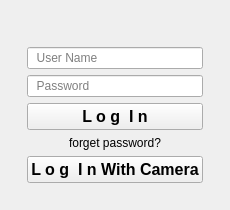
      <widget class="QWidget" name="login_page">
       <property name="sizePolicy">
        <sizepolicy hsizetype="Fixed" vsizetype="Fixed">
         <horstretch>0</horstretch>
         <verstretch>0</verstretch>
        </sizepolicy>
       </property>
       <layout class="QGridLayout" name="gridLayout_7">
        <property name="leftMargin">
         <number>0</number>
        </property>
        <property name="topMargin">
         <number>0</number>
        </property>
        <property name="rightMargin">
         <number>0</number>
        </property>
        <property name="bottomMargin">
         <number>0</number>
        </property>
        <property name="spacing">
         <number>0</number>
        </property>
        <item row="0" column="0">
         <widget class="QWidget" name="background0" native="true">
          <property name="sizePolicy">
           <sizepolicy hsizetype="Fixed" vsizetype="Expanding">
            <horstretch>0</horstretch>
            <verstretch>0</verstretch>
           </sizepolicy>
          </property>
          <layout class="QGridLayout" name="gridLayout_3">
           <item row="0" column="0">
            <widget class="QWidget" name="background1" native="true">
             <property name="sizePolicy">
              <sizepolicy hsizetype="Fixed" vsizetype="Expanding">
               <horstretch>0</horstretch>
               <verstretch>0</verstretch>
              </sizepolicy>
             </property>
             <layout class="QGridLayout" name="gridLayout_4">
              <item row="0" column="0">
               <widget class="QWidget" name="background2" native="true">
                <property name="sizePolicy">
                 <sizepolicy hsizetype="Fixed" vsizetype="Expanding">
                  <horstretch>0</horstretch>
                  <verstretch>0</verstretch>
                 </sizepolicy>
                </property>
                <layout class="QGridLayout" name="gridLayout_6">
                 <property name="leftMargin">
                  <number>0</number>
                 </property>
                 <property name="topMargin">
                  <number>0</number>
                 </property>
                 <property name="rightMargin">
                  <number>0</number>
                 </property>
                 <property name="bottomMargin">
                  <number>0</number>
                 </property>
                 <property name="spacing">
                  <number>0</number>
                 </property>
                 <item row="0" column="0">
                  <widget class="QWidget" name="background3" native="true">
                   <property name="sizePolicy">
                    <sizepolicy hsizetype="Fixed" vsizetype="Expanding">
                     <horstretch>0</horstretch>
                     <verstretch>0</verstretch>
                    </sizepolicy>
                   </property>
                   <property name="styleSheet">
                    <string notr="true"/>
                   </property>
                   <layout class="QVBoxLayout" name="verticalLayout">
                    <item>
                     <widget class="QLabel" name="logo_label">
                      <property name="sizePolicy">
                       <sizepolicy hsizetype="Fixed" vsizetype="Fixed">
                        <horstretch>0</horstretch>
                        <verstretch>0</verstretch>
                       </sizepolicy>
                      </property>
                      <property name="maximumSize">
                       <size>
                        <width>16777215</width>
                        <height>16777215</height>
                       </size>
                      </property>
                      <property name="font">
                       <font>
                        <bold>true</bold>
                       </font>
                      </property>
                      <property name="styleSheet">
                       <string notr="true"/>
                      </property>
                      <property name="text">
                       <string/>
                      </property>
                      <property name="pixmap">
                       <pixmap>icons/logo_dark.png</pixmap>
                      </property>
                      <property name="scaledContents">
                       <bool>true</bool>
                      </property>
                      <property name="alignment">
                       <set>Qt::AlignmentFlag::AlignCenter</set>
                      </property>
                     </widget>
                    </item>
                    <item>
                     <widget class="QLineEdit" name="username">
                      <property name="sizePolicy">
                       <sizepolicy hsizetype="Expanding" vsizetype="Fixed">
                        <horstretch>0</horstretch>
                        <verstretch>0</verstretch>
                       </sizepolicy>
                      </property>
                      <property name="maximumSize">
                       <size>
                        <width>16777215</width>
                        <height>16777215</height>
                       </size>
                      </property>
                      <property name="font">
                       <font/>
                      </property>
                      <property name="styleSheet">
                       <string notr="true"/>
                      </property>
                      <property name="alignment">
                       <set>Qt::AlignmentFlag::AlignLeading|Qt::AlignmentFlag::AlignLeft|Qt::AlignmentFlag::AlignVCenter</set>
                      </property>
                      <property name="placeholderText">
                       <string>  User Name</string>
                      </property>
                     </widget>
                    </item>
                    <item>
                     <widget class="QLineEdit" name="password">
                      <property name="sizePolicy">
                       <sizepolicy hsizetype="Expanding" vsizetype="Fixed">
                        <horstretch>0</horstretch>
                        <verstretch>0</verstretch>
                       </sizepolicy>
                      </property>
                      <property name="maximumSize">
                       <size>
                        <width>16777215</width>
                        <height>16777215</height>
                       </size>
                      </property>
                      <property name="font">
                       <font/>
                      </property>
                      <property name="styleSheet">
                       <string notr="true"/>
                      </property>
                      <property name="echoMode">
                       <enum>QLineEdit::EchoMode::Password</enum>
                      </property>
                      <property name="placeholderText">
                       <string>  Password</string>
                      </property>
                     </widget>
                    </item>
                    <item>
                     <widget class="QPushButton" name="login_btn">
                      <property name="sizePolicy">
                       <sizepolicy hsizetype="Expanding" vsizetype="Fixed">
                        <horstretch>0</horstretch>
                        <verstretch>0</verstretch>
                       </sizepolicy>
                      </property>
                      <property name="maximumSize">
                       <size>
                        <width>16777215</width>
                        <height>16777215</height>
                       </size>
                      </property>
                      <property name="font">
                       <font>
                        <pointsize>12</pointsize>
                        <bold>true</bold>
                       </font>
                      </property>
                      <property name="text">
                       <string>L o g  I n</string>
                      </property>
                     </widget>
                    </item>
                    <item>
                     <widget class="QLabel" name="forgot_password_btn">
                      <property name="sizePolicy">
                       <sizepolicy hsizetype="Expanding" vsizetype="Fixed">
                        <horstretch>0</horstretch>
                        <verstretch>0</verstretch>
                       </sizepolicy>
                      </property>
                      <property name="styleSheet">
                       <string notr="true"/>
                      </property>
                      <property name="text">
                       <string>forget password?</string>
                      </property>
                      <property name="alignment">
                       <set>Qt::AlignmentFlag::AlignCenter</set>
                      </property>
                     </widget>
                    </item>
                    <item>
                     <widget class="QPushButton" name="login_btn_2">
                      <property name="sizePolicy">
                       <sizepolicy hsizetype="Expanding" vsizetype="Fixed">
                        <horstretch>0</horstretch>
                        <verstretch>0</verstretch>
                       </sizepolicy>
                      </property>
                      <property name="maximumSize">
                       <size>
                        <width>16777215</width>
                        <height>16777215</height>
                       </size>
                      </property>
                      <property name="font">
                       <font>
                        <pointsize>12</pointsize>
                        <bold>true</bold>
                       </font>
                      </property>
                      <property name="text">
                       <string>L o g  I n With Camera</string>
                      </property>
                     </widget>
                    </item>
                   </layout>
                  </widget>
                 </item>
                </layout>
               </widget>
              </item>
             </layout>
            </widget>
           </item>
          </layout>
         </widget>
        </item>
       </layout>
      </widget>
